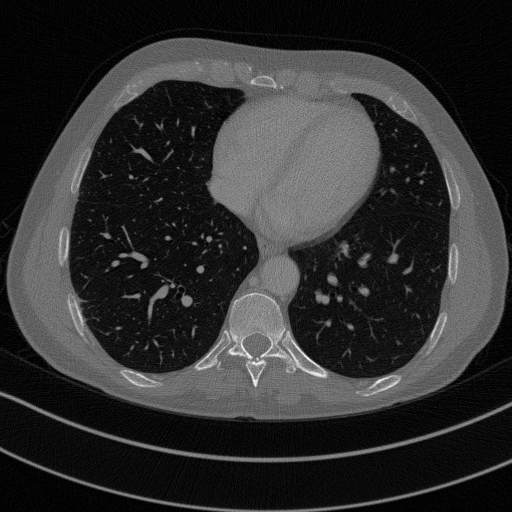
#> input picture utils/图像做差/FD.png, 512 x 512 px; the run also reads 1 picture not shown here
$ python '图像做差.py'
#> lines starting #> are read from the running program, lines starting #| are printed output that depends on the picture
from PIL import Image
import numpy as np

# Load the images
image1 = Image.open('FD.png')
#> image1 is the input picture: PIL image 512x512 L; min 0, max 255, mean 47.5
image2 = Image.open('QD.png')

# Convert the images to numpy arrays
image1_array = np.array(image1)
image2_array = np.array(image2)

# Calculate the difference
difference = np.abs(image1_array - image2_array)
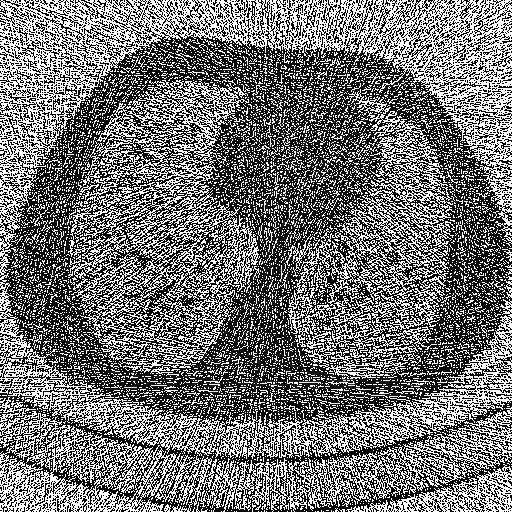
#> difference: shape (512, 512); min 0, max 255, mean 115.4

# Convert the difference back to an image
difference_image = Image.fromarray(difference)

# Save the difference image
difference_image.save('diff.png')
